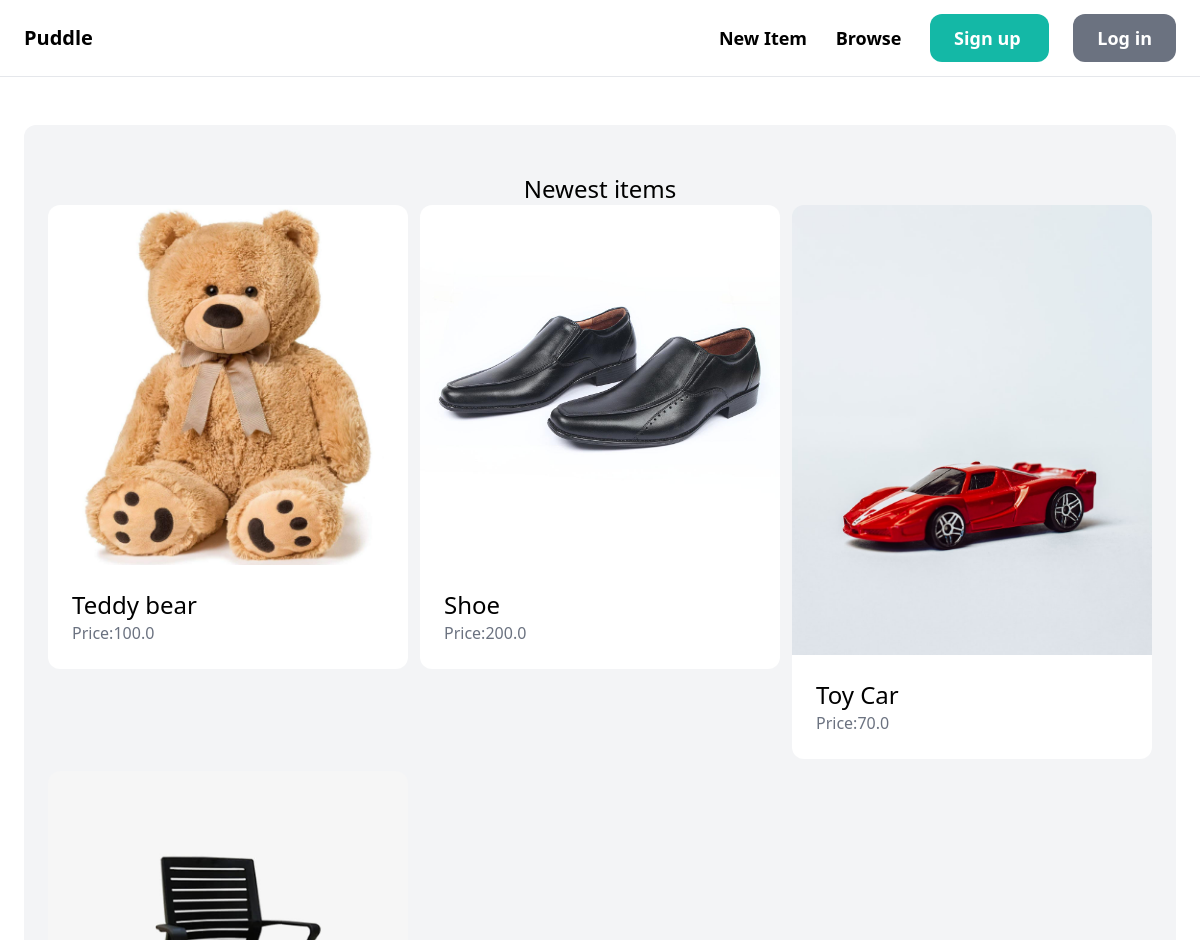
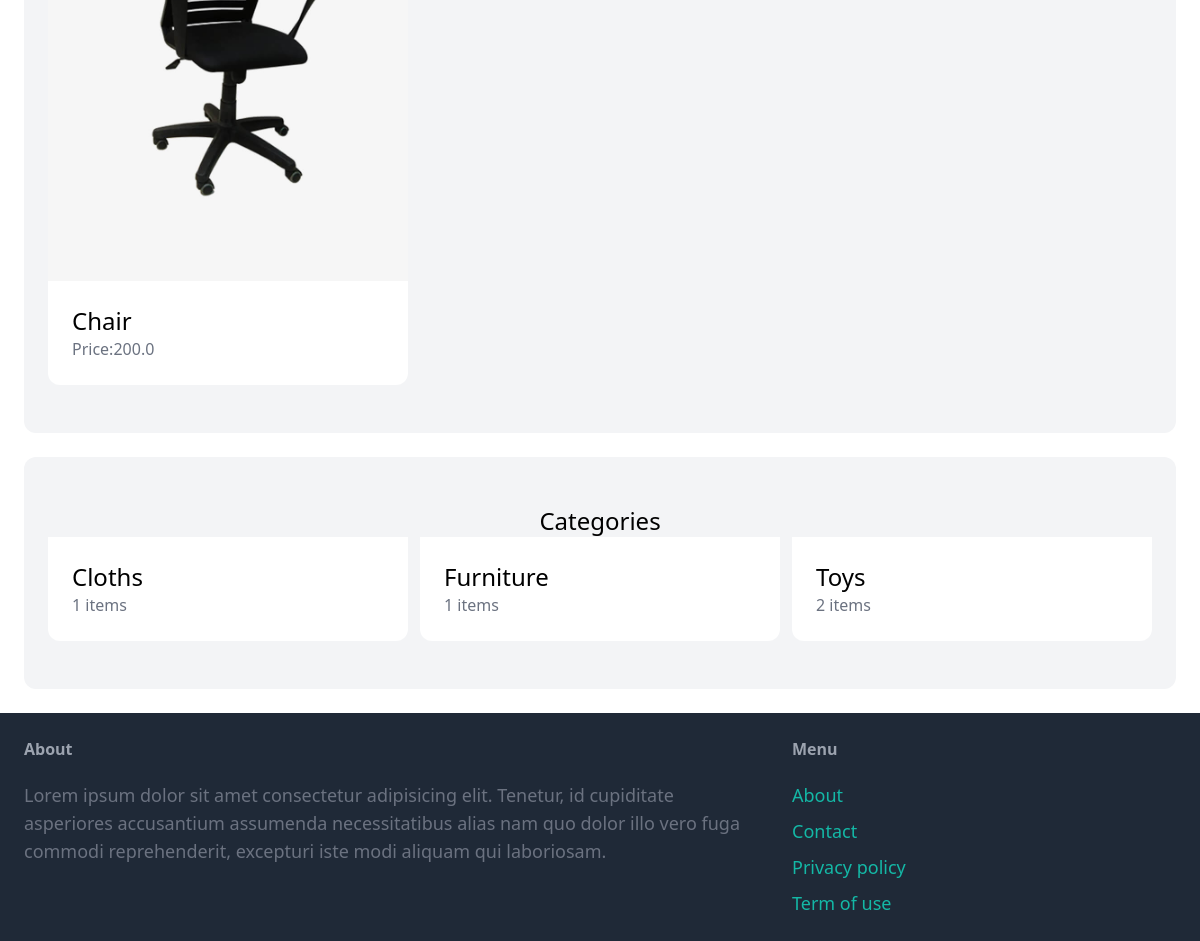
The page / on the database its author committed (2 pictures, top to bottom).
### item/models.py (models this page shows, shortened)
class Item(models.Model):
    category = models.ForeignKey(
        Catagory, related_name='items', on_delete=models.CASCADE)
    name = models.CharField(max_length=255)
    description = models.TextField(blank=True, null=True)
    price = models.FloatField()
    image = models.ImageField(upload_to='item_images', blank=True, null=True)
    is_sold = models.BooleanField(default=False)
    created_by = models.ForeignKey(
        User, related_name='items', on_delete=models.CASCADE)
    created_at = models.DateTimeField(auto_now=True)

class Catagory(models.Model):
    name = models.CharField(max_length=255)
    class Meta:
        ordering = ('name',)
        verbose_name_plural = 'Categories'

### core/views.py (the view)
# urls.py: path('', views.index, name='index'),
def index(request):
    items = Item.objects.filter(is_sold=False)[0:6]
    categories = Catagory.objects.all()
    return render(request, 'core/index.html', {
        'categories': categories,
        'items': items,
    })

### core/templates/core/index.html
{% extends 'core/base.html' %} {% block title %} Welcome {% endblock %}
{% block content %}
<div class="mt-6 px-6 py-12 bg-gray-100 rounded-xl">
  <h2 class="mb-13 text-2xl text-center">Newest items</h2>
  <div class="grid grid-cols-3 gap-3">
    {% for item in items %}
    <div>
      <a href="{% url 'item:detail'  item.id %}">
        <div>
          <img src="{{item.image.url}}" alt="" class="rounded-t-xl" />
        </div>
        <div class="p-6 bg-white rounded-b-xl">
          <h2 class="text-2xl">{{item.name}}</h2>
          <p class="text-gray-500">Price:{{item.price}}</p>
        </div>
      </a>
    </div>
    {% endfor %}
  </div>
</div>
<div class="mt-6 px-6 py-12 bg-gray-100 rounded-xl">
  <h2 class="mb-13 text-2xl text-center">Categories</h2>
  <div class="grid grid-cols-3 gap-3">
    {% for category in categories %}
    <div>
      <a href="#">
        <div class="p-6 bg-white rounded-b-xl">
          <h2 class="text-2xl">{{category.name}}</h2>
          <p class="text-gray-500">{{category.items.count}} items</p>
        </div>
      </a>
    </div>
    {% endfor %}
  </div>
</div>
{% endblock %}

### core/templates/core/base.html (shortened to what this page needs)
<!DOCTYPE html>
<html lang="en">
  <head>
    <script src="https://cdn.tailwindcss.com"></script>
  </head>
  <body>
    <nav
      class="py-6 px-6 flex justify-between items-center border-b border-gray-200"
    >
      <a href="/" class="text-xl font-semibold">Puddle</a>
      <div class="space-x-6">
        <a
          href="{% url 'item:new' %}"
          s
          class="text-lg font-semibold hover:text-gray-500"
        >
          New Item
        </a>
        <a href="#" class="text-lg font-semibold hover:text-gray-500">
          Browse
        </a>
        {% if request.user.is_authenticated %}
        <a
          href="#"
          class="px-6 py-3 text-lg font-semibold bg-teal-500 text-white rounded-xl hover:bg-teal-700"
        >
          Inbox
        </a>
        <a
          href="#"
          class="px-6 py-3 text-lg font-semibold bg-gray-500 text-white rounded-xl hover:bg-gray-700"
        >
          Dashboard
        </a>
        {% else %}
        <a
          href="{% url 'core:signup' %}"
          class="px-6 py-3 text-lg font-semibold bg-teal-500 text-white rounded-xl hover:bg-teal-700"
        >
          Sign up
        </a>
        <a
          href="{% url 'core:login' %}"
          class="px-6 py-3 text-lg font-semibold bg-gray-500 text-white rounded-xl hover:bg-gray-700"
        >
          Log in
        </a>
        {% endif %}
      </div>
    </nav>
    <div class="px-6 py-6">{% block content %} {% endblock %}</div>
    <footer class="py-6 px-6 flex justify-between bg-gray-800">
      <div class="w-2/3 pr-10">
        <h3 class="mb-5 font-semibold text-gray-400">About</h3>
        <p class="text-lg text-gray-500">
          Lorem ipsum dolor sit amet consectetur adipisicing elit. Tenetur, id
          cupiditate asperiores accusantium assumenda necessitatibus alias nam
          quo dolor illo vero fuga commodi reprehenderit, excepturi iste modi
          aliquam qui laboriosam.
        </p>
      </div>
      <div class="w-1/3">
        <h3 class="mb-5 font-semibold text-gray-400">Menu</h3>
        <ul class="space-y-2">
          <li>
            <a href="" class="text-lg text-teal-500 hover:text-teal-700"
              >About</a
            >
          </li>
          <li>
            <a
              href="{% url 'core:contact' %}"
              class="text-lg text-teal-500 hover:text-teal-700"
              >Contact</a
            >
          </li>
          <li>
            <a href="" class="text-lg text-teal-500 hover:text-teal-700"
              >Privacy policy</a
            >
          </li>
          <li>
            <a href="" class="text-lg text-teal-500 hover:text-teal-700"
              >Term of use</a
            >
          </li>
        </ul>
      </div>
    </footer>
  </body>
</html>

### rows shown on the page
Item: image (picture), name "Teddy bear", price "100.0"
Item: image (picture), name "Shoe", price "200.0"
Item: image (picture), name "Toy Car", price "70.0"
Item: image (picture), name "Chair", price "200.0"
Catagory: name "Cloths", items.count "1"
Catagory: name "Furniture", items.count "1"
Catagory: name "Toys", items.count "2"
